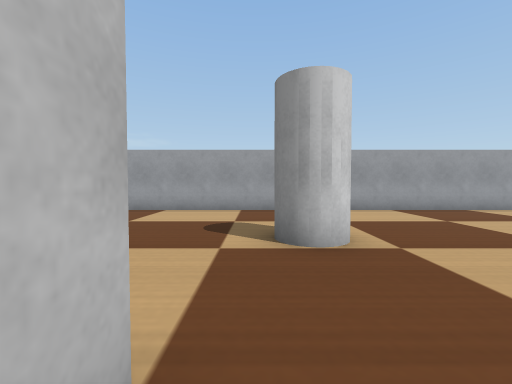
view 1 (above)

16 first-person views from a walk through a Webots world. The camera is 0.18 m above the floor, tilts 2° down and sees 90° across. The floor is counted in squares, 0.2 m on a side. Each view is taken from the middle of a square. On the plan, view 1 faces up. The plan holds only what a view shows up to about 10 squares ahead; the rest is blank. Robots are left out. Simple shapes and patterns stand in for the simulator's stock objects.

view 2
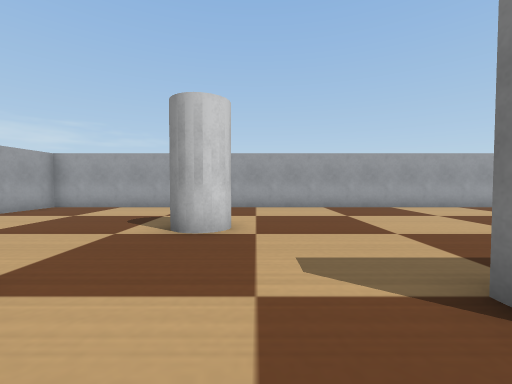

view 3
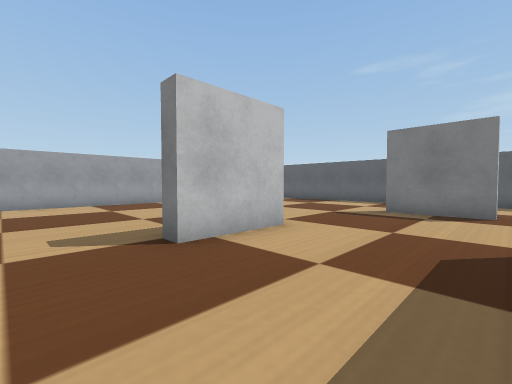

view 4
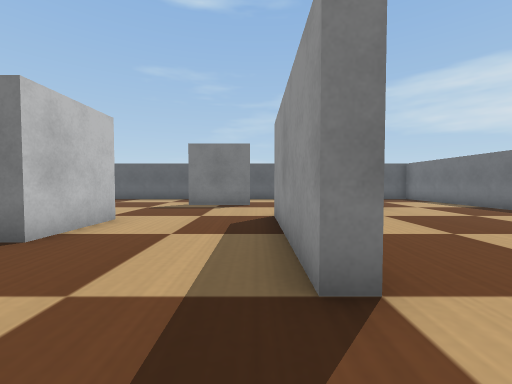

view 5
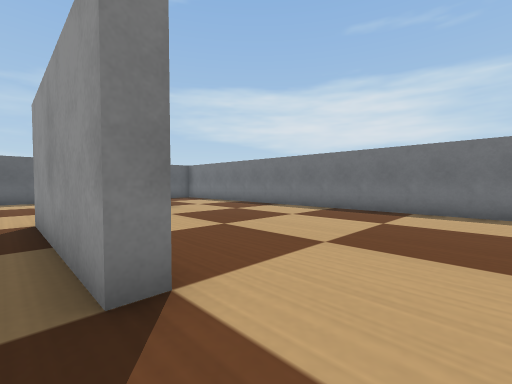

view 6
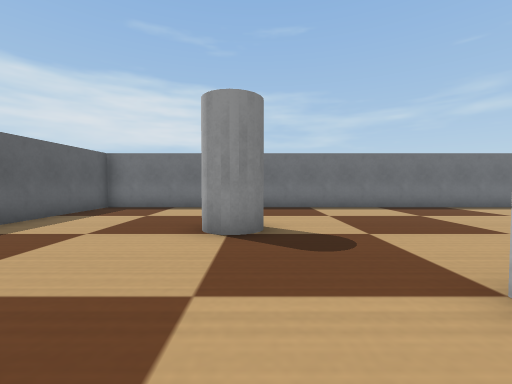

view 7
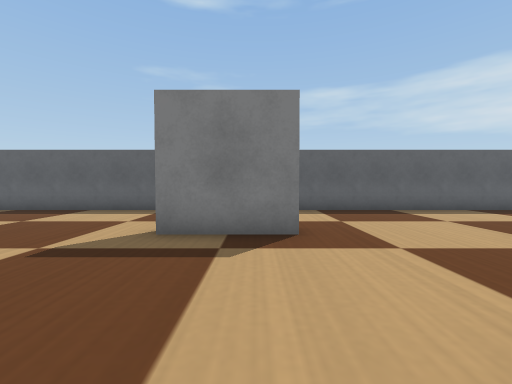

view 8
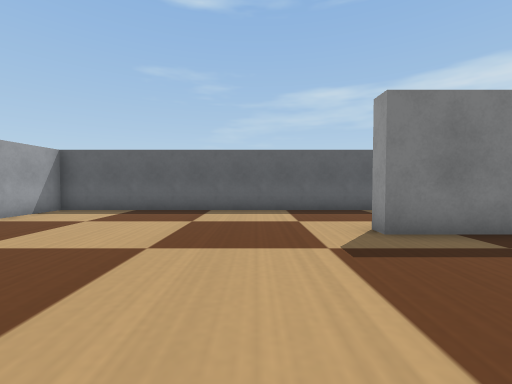

view 9
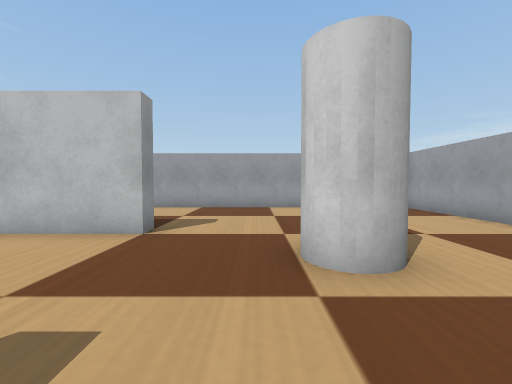

view 10
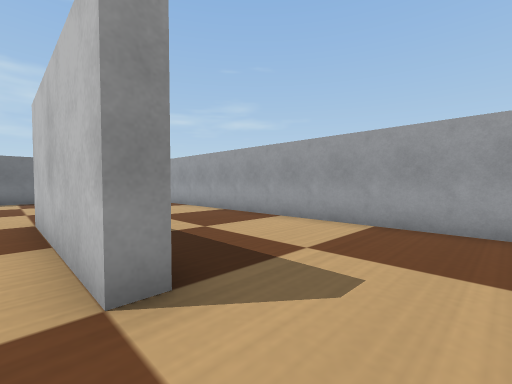

view 11
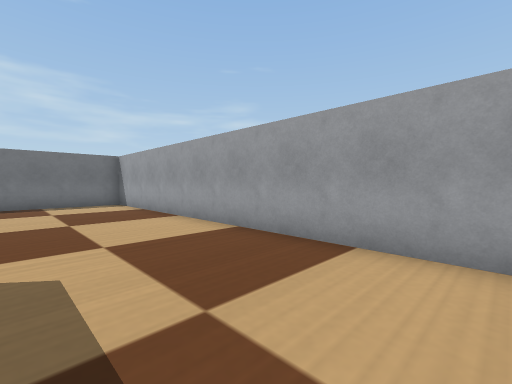

view 12
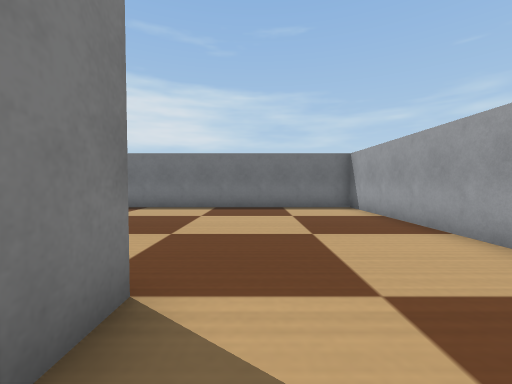

view 13
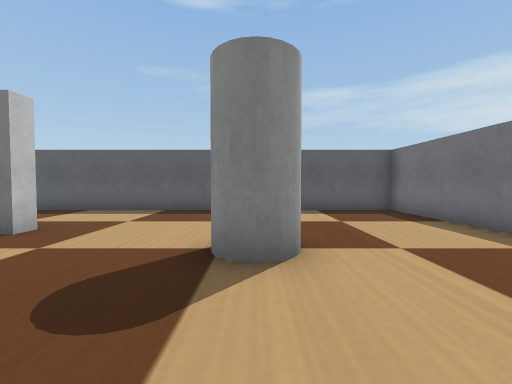

view 14
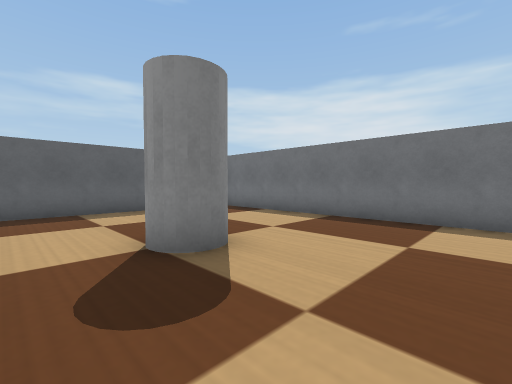

view 15
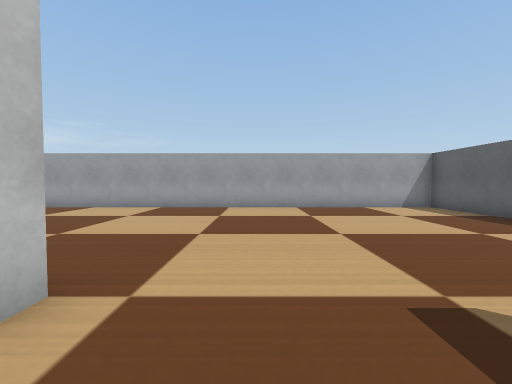

view 16
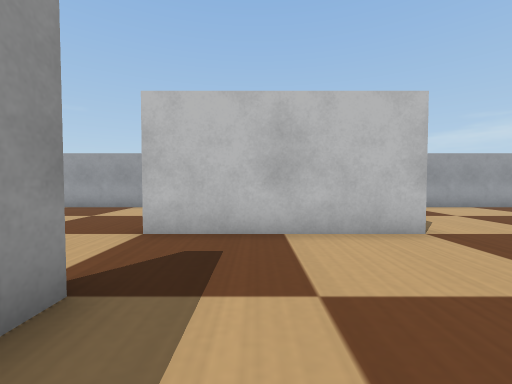

### Floor plan
Points are (right, up) in squares from view 1. A wall is a line through its corners. A room is listed if a view was taken in it or the views show most of it. See-through windows are left out.
Room 1 (views 1, 2, 3, 4, 5, 6, 7, 8, 9, 10, 11, 12, 13, 14, 15, 16)
walls: (6.4, 1) (6.4, 0.5) (3.9, 0.5) (3.9, 1); (2, -4.1) (2, -3.5) (6.9, -3.5); (11, -2.8) (10.5, -2.8) (10.5, -0.3) (11, -0.3); (-1.1, 1) (-0.5, 1) (-0.5, -4); (-1, -4) (-1, -2.9); (14.5, 8.5) (-5.5, 8.5) (-5.5, -11.5) (14.5, -11.5) (14.5, 8.5)
objects: white cylinder (0, 4) to (1, 5); white cylinder (9, -7) to (10, -7)

Positions as (right, up) in squares from view 1, and headings:
1: (0, 0), facing up
2: (2, -1), facing up
3: (2, -3), facing up-right
4: (0, -3), facing right
5: (0, -3), facing down-right
6: (9, -2), facing down
7: (6, -2), facing right
8: (6, 2), facing right
9: (4, 3), facing left
10: (0, 3), facing down-left
11: (-2, 0), facing down-left
12: (-2, -2), facing down
13: (6, -7), facing right
14: (6, -5), facing down-right
15: (8, -1), facing up
16: (4, -2), facing left
